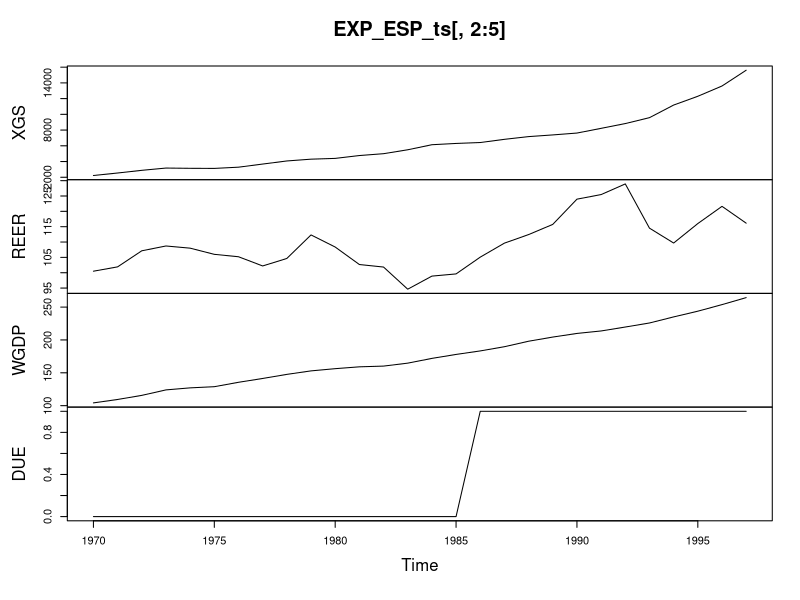
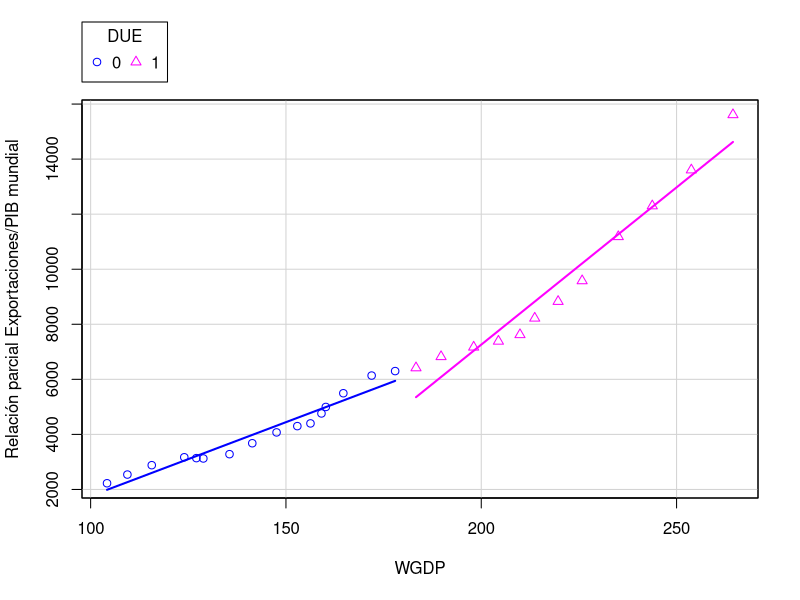
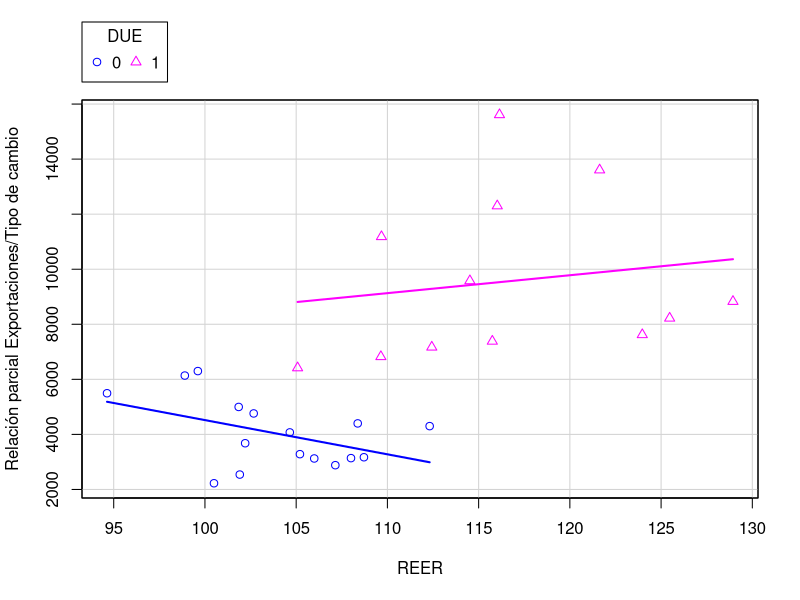
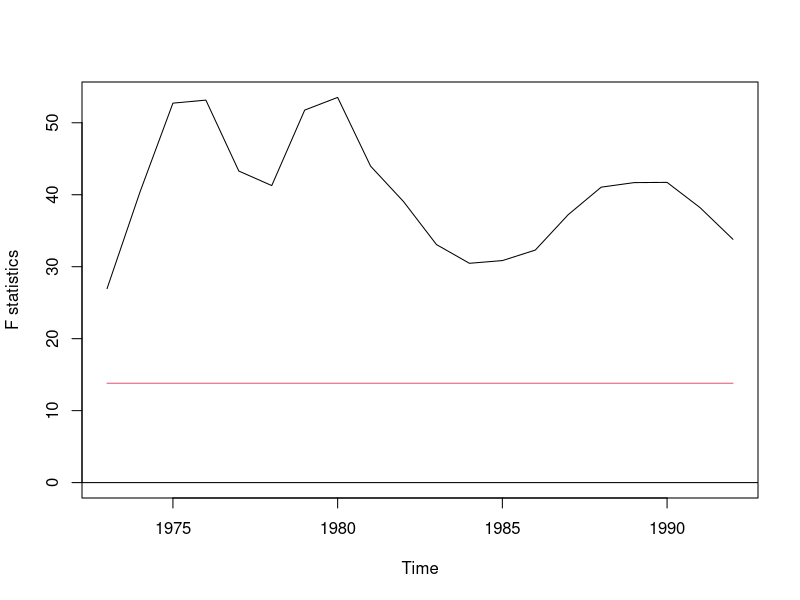
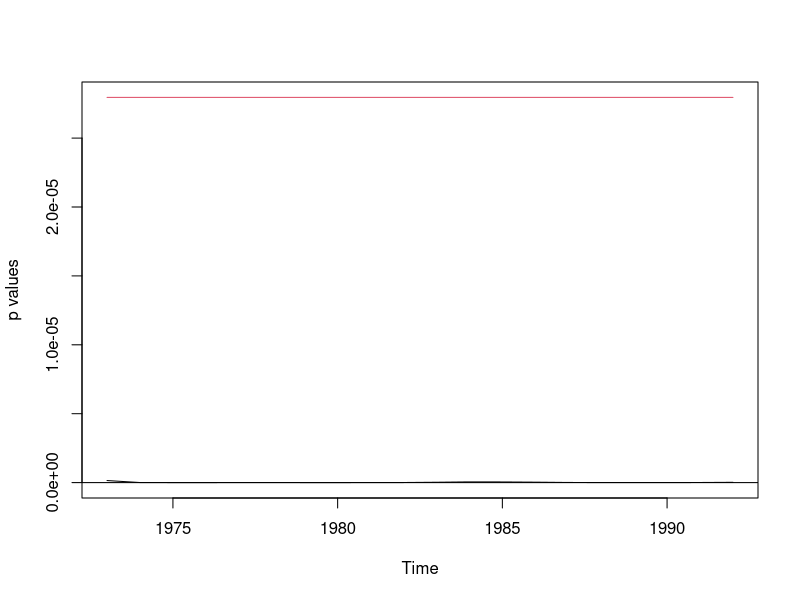

The R source for these figures, in order:
library(readr)
library(car)
library(strucchange)
#
EXP_ESP <- read_csv("EXP_ESP.csv")
EXP_ESP_ts <- ts(EXP_ESP, start=c(1970), end = c(1997), frequency = 1)
plot(EXP_ESP_ts[,2:5])
#
XGS <- EXP_ESP_ts[,"XGS"]
WGDP <- EXP_ESP_ts[,"WGDP"]
REER <- EXP_ESP_ts[,"REER"]
DUE <- EXP_ESP_ts[,"DUE"]
#
scatterplot(XGS ~ WGDP| DUE, data=EXP_ESP, smooth=FALSE, boxplots=FALSE, ylab="Relación parcial Exportaciones/PIB mundial")
scatterplot(XGS ~ REER| DUE, data=EXP_ESP, smooth=FALSE, boxplots=FALSE, ylab="Relación parcial Exportaciones/Tipo de cambio")
#
#
# Ecuación de exportaciones (1970-1997)
#
lm_X_ESP <- lm(log(XGS) ~ log(WGDP) + log(REER))
S(lm_X_ESP)
#
# Test de Chow de cambio estructural
#
SRCT <- sum(residuals(lm_X_ESP)^2)
SRCT
T <- nobs(lm_X_ESP)
T
K <- T -df.residual(lm_X_ESP)
K
# Pre UE
nUE_dat <- window(EXP_ESP_ts, start=1970, end = 1985)
lm_X_ESP_nUE <- lm(log(XGS) ~ log(WGDP) + log(REER) , data = nUE_dat)
S(lm_X_ESP_nUE)
SRC1 <- sum(residuals(lm_X_ESP_nUE)^2)
SRC1
T1 <- nobs(lm_X_ESP_nUE)
T1
# Post UE
UE_dat <- window(EXP_ESP_ts, start=1986, end = 1997)
lm_X_ESP_UE <- lm(log(XGS) ~ log(WGDP) + log(REER) , data = UE_dat)
S(lm_X_ESP_UE)
SRC2 <- sum(residuals(lm_X_ESP_UE)^2)
SRC2
T2 <- nobs(lm_X_ESP_UE)
T2
# Comparación de parámetros
compareCoefs(lm_X_ESP_nUE,lm_X_ESP_UE)
# Cálculo manual del test de Chow
CHOW=((SRCT-(SRC1+SRC2))/K)/((SRC1+SRC2)/(T-2*K))
CHOW
pval <-  1-pf(CHOW,3,(28-2*3))
pval
#
# Cálculo automático del test de Chow
#
sctest(log(XGS) ~ log(WGDP) + log(REER), data=EXP_ESP_ts, type = "Chow", point = T1)
#
# Test de Chow recursivo
# 
fs <- Fstats(lm(log(XGS) ~ log(WGDP) + log(REER)), data=EXP_ESP_ts, from = 0.15, to = 0.85)
# Gráfica de los estadísticos F 
plot(fs, alpha = 0.05)
# Gráfica de los correspondientes P-valores
plot(fs, pval = TRUE, alpha = 0.05)
#
# Regresión diferenciada por tramos
#
lm_X_ESP_2 <- lm(log(XGS) ~ (log(WGDP) + log(REER))*DUE)
S(lm_X_ESP_2)
# Versión alternativa
UE <- factor(DUE, labels=c("nUE", "UE"))
lm_X_ESP_3 <- lm(log(XGS) ~ (log(WGDP) + log(REER))*UE)
S(lm_X_ESP_3)
#
compareCoefs(lm_X_ESP, lm_X_ESP_2)
